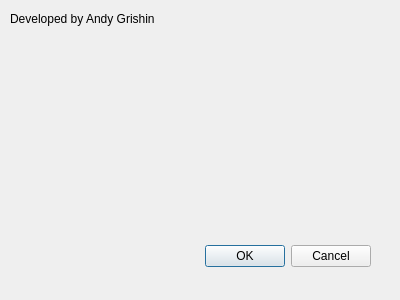
<?xml version="1.0" encoding="UTF-8"?>
<ui version="4.0">
 <class>aboutForm</class>
 <widget class="QDialog" name="aboutForm">
  <property name="geometry">
   <rect>
    <x>0</x>
    <y>0</y>
    <width>400</width>
    <height>300</height>
   </rect>
  </property>
  <property name="windowTitle">
   <string>About</string>
  </property>
  <property name="windowIcon">
   <iconset resource="pfxMainRes.qrc">
    <normaloff>:/images/icon_vip.png</normaloff>:/images/icon_vip.png</iconset>
  </property>
  <widget class="QDialogButtonBox" name="buttonBox">
   <property name="geometry">
    <rect>
     <x>30</x>
     <y>240</y>
     <width>341</width>
     <height>32</height>
    </rect>
   </property>
   <property name="orientation">
    <enum>Qt::Horizontal</enum>
   </property>
   <property name="standardButtons">
    <set>QDialogButtonBox::Cancel|QDialogButtonBox::Ok</set>
   </property>
  </widget>
  <widget class="QLabel" name="label">
   <property name="geometry">
    <rect>
     <x>10</x>
     <y>10</y>
     <width>381</width>
     <height>17</height>
    </rect>
   </property>
   <property name="text">
    <string>Developed by Andy Grishin</string>
   </property>
  </widget>
 </widget>
 <resources>
  <include location="pfxMainRes.qrc"/>
 </resources>
 <connections>
  <connection>
   <sender>buttonBox</sender>
   <signal>accepted()</signal>
   <receiver>aboutForm</receiver>
   <slot>accept()</slot>
   <hints>
    <hint type="sourcelabel">
     <x>248</x>
     <y>254</y>
    </hint>
    <hint type="destinationlabel">
     <x>157</x>
     <y>274</y>
    </hint>
   </hints>
  </connection>
  <connection>
   <sender>buttonBox</sender>
   <signal>rejected()</signal>
   <receiver>aboutForm</receiver>
   <slot>reject()</slot>
   <hints>
    <hint type="sourcelabel">
     <x>316</x>
     <y>260</y>
    </hint>
    <hint type="destinationlabel">
     <x>286</x>
     <y>274</y>
    </hint>
   </hints>
  </connection>
 </connections>
</ui>
